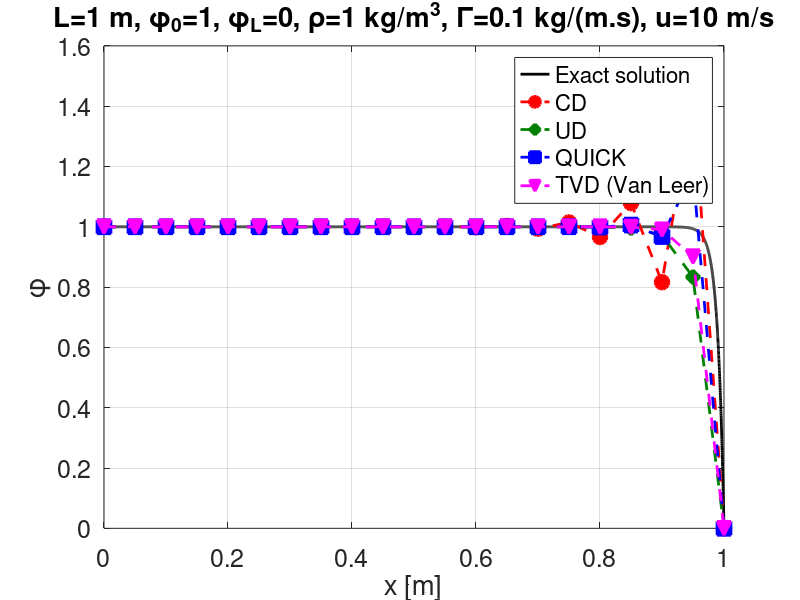

Write MATLAB code to recreate this figure.
clear all
close all
clc

set(0,'DefaultLineLineWidth',2);
fs=18;   set(0,'DefaultAxesFontSize',fs);
set(0,'DefaultLineMarkerSize',10);

%%%%%%%%%%%%% Physical parameters
L = 1;
Phi_a = 1;
Phi_b = 0;
u = 10;
rho = 1;
gamma = 0.1;

%%%%%%%%%%%%% Numerical parameters
n = 21;

%%%%%%%%%%%%%% Grid generation
dx = L/(n-1);
x0 = 0:dx:L;

%%%%%%%%%%%%%%
F = rho*u;
D = gamma/dx;

%%%%%%%%%%%%%% Theoretical solution
x_theo = linspace(0,L,10001);
Phi_theo = Phi_a + (Phi_b-Phi_a)*(exp(rho*u*x_theo/gamma)-1)/(exp(rho*u*L/gamma)-1);

figure('color','w'), hold on, grid on, box on
xlabel('x [m]'), ylabel('\phi','fontsize',fs+2)
plot(x_theo, Phi_theo, 'k-')
title(['L=1 m, \phi_0=1, \phi_L=0, \rho=1 kg/m^3, \Gamma=0.1 kg/(m.s), u=' num2str(u) ' m/s'])
set(gca,'ytick',0:0.2:2)
drawnow



%%%%%%%%%%%%%% 1. CD
A = zeros(n,n);
b = zeros(n,1);
for i=2:n-1
    A(i,i-1) = -(D+F/2);
    A(i,i+1) = -(D-F/2);
    A(i,i)   = -(A(i,i-1)+A(i,i+1));
end

%--- Boundary conditions in CVs 1 and n
A(1,1) = 1;
b(1)   = Phi_a;
A(n,n) = 1;
b(n)   = Phi_b;

%--- Solution
Phi = A\b;
plot(x0, Phi, 'ro--','MarkerFaceColor','r'), drawnow

x_theo=0:L/(n-1):L;
Phi_theo=Phi_a+(Phi_b-Phi_a)*(exp(rho*u*x_theo/gamma)-1)/(exp(rho*u*L/gamma)-1);
errCD = mean(abs(Phi(1:end-1)-Phi_theo(1:end-1)')./Phi_theo(1:end-1)')



%%%%%%%%%%%%% 2. UD
A = zeros(n,n);   
b = zeros(n,1);
for i=2:n-1    
    A(i,i-1) = -(D+F);
    A(i,i+1) = -(D);
    A(i,i)   = -(A(i,i-1)+A(i,i+1));
end

%--- Boundary conditions in CVs 1 and n
A(1,1) = 1;
b(1)   = Phi_a;
A(n,n) = 1;
b(n)   = Phi_b;

%--- Solution
Phi = A\b;
plot(x0, Phi, 'd--','color',[0 0.5 0],'MarkerFaceColor',[0 0.5 0]), drawnow

errUD = mean(abs(Phi(1:end-1)-Phi_theo(1:end-1)')./Phi_theo(1:end-1)')



%%%%%%%%%%%%% 3. QUICK + dc
tol = 1e-12;
maxIter = 1000;

A = zeros(n,n);
b = zeros(n,1);
Phi_new = ones(n,1);
nIter = 1;

dPhi_relative = 1;
while dPhi_relative>tol && nIter<maxIter
       
    Phi = Phi_new;    
    
    for i=3:n-1     
        A(i,i-1) = -(D+F);
        A(i,i+1) = -(D);
        A(i,i)   = -(A(i,i-1)+A(i,i+1));
        b(i)     = 1/8*F * (5*Phi(i)-3*Phi(i+1)-Phi(i-1)-Phi(i-2)); % deferred correction
    end
    
    %--- Boundary conditions in CVs 1 and n
    A(1,1) = 1;
    b(1)   = Phi_a;
    A(n,n) = 1;
    b(n)   = Phi_b;
    
    %--- Boundary condition in CV 2
    A(2,1) = -(D+F/2);      % West
    A(2,3) = -(D);          % East
    A(2,2) = 2*D + F - F/2; % P
    b(2) = F/8 *(Phi(1) +2*Phi(2) -3*Phi(3)); % deferred correction
        
    %--- Solution
    Phi_new = A\b;
    dPhi_relative = norm(abs(Phi_new-Phi))/norm(abs(Phi));    
    nIter = nIter+1;
end
Phi = Phi_new;
plot(x0, Phi, 'bs--','MarkerFaceColor','b'), drawnow

errQUICK = mean(abs(Phi(1:end-1)-Phi_theo(1:end-1)')./Phi_theo(1:end-1)')



%%%%%%%%%%%%% 4. TVD + dc (flux limiter: Van Leer psi=(r+|r|)/(1+r))
tol = 1e-12;
maxIter = 1000;

A = zeros(n,n);
b = zeros(n,1);
Phi_new = ones(n,1);
nIter = 1;

small = 1e-10;
dPhi_relative = 1;
while dPhi_relative>tol && nIter<maxIter
       
    Phi = Phi_new;    
    
    for i=3:n-1        
        A(i,i-1) = -(D+F);
        A(i,i+1) = -(D);
        A(i,i)   = -(A(i,i-1)+A(i,i+1));
        
        %--- Define r (ratio of gradients) with test to avoid dividing by 0
        if (Phi(i+1)-Phi(i))==0
            if abs(Phi(i)-Phi(i-1))>0,
                r_e = 1e30 * sign(Phi(i)-Phi(i-1)); 
            else
                r_e = 0;
            end
        else
            r_e = (Phi(i)-Phi(i-1)) / (Phi(i+1)-Phi(i));
        end
        if (Phi(i)-Phi(i-1))==0
            if abs(Phi(i-1)-Phi(i-2))>0
                r_w = 1e30 * sign(Phi(i-1)-Phi(i-2));
            else
                r_w = 0;
            end
        else
            r_w = (Phi(i-1)-Phi(i-2)) / (Phi(i)-Phi(i-1));
        end
        
        %--- Define psi
        psi_e = (r_e+abs(r_e)) / (1+r_e);
        psi_w = (r_w+abs(r_w)) / (1+r_w);
        b(i)  = -F/2 * (psi_e*(Phi(i+1)-Phi(i))-psi_w*(Phi(i)-Phi(i-1))); % deferred correction
    end
    
    %--- Boundary conditions in CVs 1 and n
    A(1,1) = 1;
    b(1)   = Phi_a;
    A(n,n) = 1;
    b(n)   = Phi_b;
    
    %--- Boundary condition in CV 2
    A(2,1) = -(D+F);           % West
    A(2,3) = -(D);             % East
    A(2,2) = -(A(2,1)+A(2,3)); % P
    if (Phi(3)-Phi(2))==0
        if abs(Phi(2)-Phi(1))>0
            r_e2 = 1e30 * sign(Phi(2)-Phi(1));
        else
            r_e2 = 0;
        end
    else
        r_e2 = (Phi(2)-Phi(1))/(Phi(3)-Phi(2));
    end
    r_w2 = 1;
    psi_e2 = (r_e2+abs(r_e2))/(1+r_e2);
    psi_w2 = (r_w2+abs(r_w2))/(1+r_w2);       
    b(2)   = -F/2 * (psi_e2*(Phi(3)-Phi(2)) -psi_w2*(Phi(2)-Phi(1))); % deferred correction
        
    %--- Solution
    Phi_new = A\b;
    dPhi_relative = norm(abs(Phi_new-Phi))/norm(abs(Phi));
    nIter = nIter+1;
end
Phi = Phi_new;
plot(x0, Phi, 'mv--','MarkerFaceColor','m')

errTVD = mean(abs(Phi(1:end-1)-Phi_theo(1:end-1)')./Phi_theo(1:end-1)')

legend('Exact solution','CD','UD','QUICK','TVD (Van Leer)', 'location','best')
